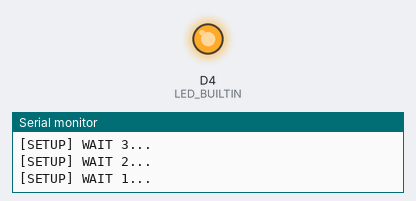
This sketch was run on a simulated ESP8266 (NodeMCU). On the bench: output pins drawn as LEDs (lit = HIGH, except the on-board LED, lit = LOW), the last lines printed to the serial monitor. WiFi joins after 1.5 s; servers stay silent unless stated; uploads are accepted with an empty reply.

Above: at 4.9 s.
At 21.0 s:
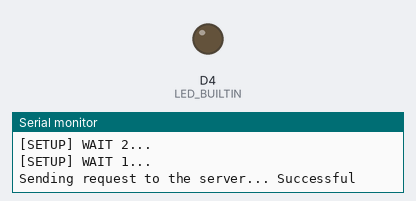
Timing chart, 0 to 43.8 s (numbered marks = the images above):
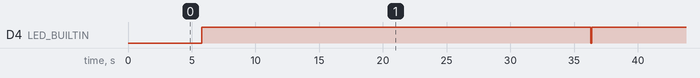

The sketch:

PowerSensor.ino
```cpp
#include <Arduino.h>

#include <ESP8266WiFi.h>
#include <ESP8266WiFiMulti.h>

#include <ESP8266HTTPClient.h>
#include <WiFiClientSecureBearSSL.h>

#include <WiFiClient.h>

#include "settings.h"
#include "cert.h"

ESP8266WiFiMulti WiFiMulti;

void setup() {
  Serial.begin(115200);

  Serial.println();
  Serial.println();
  Serial.println();

  for (uint8_t t = 4; t > 0; t--) {
    Serial.printf("[SETUP] WAIT %d...\n", t);
    Serial.flush();
    delay(1000);
  }

  WiFi.mode(WIFI_STA);
  WiFiMulti.addAP(WIFI_SSID, WIFI_PASSWORD);

  pinMode(LED_BUILTIN, OUTPUT);
}

void loop() {
  // wait for WiFi connection
  if ((WiFiMulti.run() == WL_CONNECTED)) {

    std::unique_ptr<BearSSL::WiFiClientSecure> client(new BearSSL::WiFiClientSecure);
    client->setFingerprint(fingerprint);

    HTTPClient http;

    String url = String(SERVER_URL);
    url.concat("/api/sensor/report");

    if (http.begin(*client, url)) {
      http.setAuthorization(USERNAME, PASSWORD);

      Serial.print("Sending request to the server... ");
      int httpCode = http.POST("");

      // httpCode will be negative on error
      if (httpCode == HTTP_CODE_OK) {
        Serial.println("Successful");
        blink(1);
      } else {
        Serial.printf("ERROR: %d\n", httpCode);
        blink(3);
      }

      http.end();
    } else {
      Serial.println("ERROR: Unable to connect");
      blink(3);
    }
  } else {
    Serial.println("WiFi is not connected");
  }

  delay(REQUEST_RATE);
}

void blink(int times) {
    for (int i = 0; i < times; ++i) {
      digitalWrite(LED_BUILTIN, LOW);
      delay(100);
      digitalWrite(LED_BUILTIN, HIGH);
      delay(300);
    }
}
```

cert.h
```cpp
#pragma once

const char fingerprint [] PROGMEM = "8C:08:F9:FA:80:95:09:CD:AB:3D:C9:53:9C:C5:D1:D0:5A:28:3D:C7";
```

settings.h
```cpp
#define WIFI_SSID "SSID"
#define WIFI_PASSWORD "password"
#define SERVER_URL "http://lighthouse.meters.org.ua"
#define REQUEST_RATE 30000
#define USERNAME "user"
#define PASSWORD "pa33w0rd"
```

Measured:
- by itself, D4 (LED_BUILTIN): alternates HIGH for 30.5 s and LOW for 0.10 s
